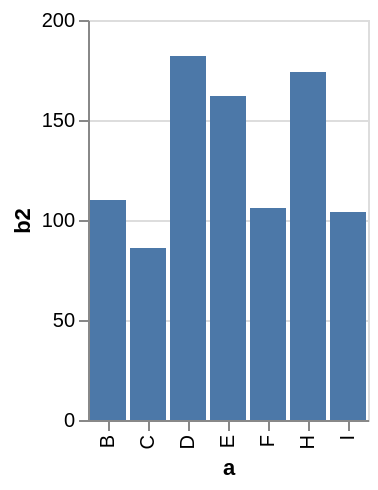

Vega-Lite specification for this chart:
### Vega specification from a JSON file in a GitHub repository (floating-point values rounded to 4 significant figures)
{"$schema": "https://vega.github.io/schema/vega/v5.json", "description": "A simple bar chart with embedded data that uses a filter and calculate.", "background": "white", "padding": 5, "height": 200, "style": "cell", "data": [{"name": "source_0", "values": [{"a": "A", "b": 28}, {"a": "B", "b": 55}, {"a": "C", "b": 43}, {"a": "G", "b": 19}, {"a": "H", "b": 87}, {"a": "I", "b": 52}, {"a": "D", "b": 91}, {"a": "E", "b": 81}, {"a": "F", "b": 53}]}, {"name": "data_0", "source": "source_0", "transform": [{"type": "formula", "expr": "2*datum.b", "as": "b2"}, {"type": "filter", "expr": "datum.b2 > 60"}, {"type": "filter", "expr": "isValid(datum[\"b2\"]) && isFinite(+datum[\"b2\"])"}]}], "signals": [{"name": "x_step", "value": 20}, {"name": "width", "update": "bandspace(domain('x').length, 0.1, 0.05) * x_step"}], "marks": [{"name": "marks", "type": "rect", "style": ["bar"], "from": {"data": "data_0"}, "encode": {"update": {"fill": {"value": "#4c78a8"}, "ariaRoleDescription": {"value": "bar"}, "description": {"signal": "\"b2\" + \": \" + (format(datum[\"b2\"], \"\")) + \"; \" + \"a\" + \": \" + (isValid(datum[\"a\"]) ? datum[\"a\"] : \"\"+datum[\"a\"])"}, "x": {"scale": "x", "field": "a"}, "width": {"scale": "x", "band": 1}, "y": {"scale": "y", "field": "b2"}, "y2": {"scale": "y", "value": 0}}}}], "scales": [{"name": "x", "type": "band", "domain": {"data": "data_0", "field": "a", "sort": true}, "range": {"step": {"signal": "x_step"}}, "paddingInner": 0.1, "paddingOuter": 0.05}, {"name": "y", "type": "linear", "domain": {"data": "data_0", "field": "b2"}, "range": [{"signal": "height"}, 0], "nice": true, "zero": true}], "axes": [{"scale": "y", "orient": "left", "gridScale": "x", "grid": true, "tickCount": {"signal": "ceil(height/40)"}, "domain": false, "labels": false, "aria": false, "maxExtent": 0, "minExtent": 0, "ticks": false, "zindex": 0}, {"scale": "x", "orient": "bottom", "grid": false, "title": "a", "labelAlign": "right", "labelAngle": 270, "labelBaseline": "middle", "zindex": 0}, {"scale": "y", "orient": "left", "grid": false, "title": "b2", "labelOverlap": true, "tickCount": {"signal": "ceil(height/40)"}, "zindex": 0}]}
